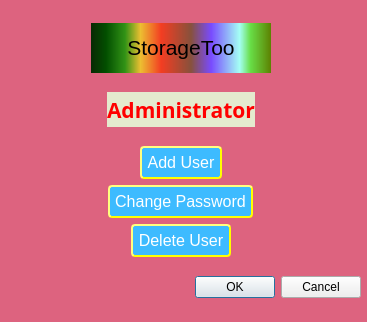
<?xml version="1.0" encoding="UTF-8"?>
<ui version="4.0">
 <class>dlgAdmin</class>
 <widget class="QDialog" name="dlgAdmin">
  <property name="geometry">
   <rect>
    <x>0</x>
    <y>0</y>
    <width>367</width>
    <height>322</height>
   </rect>
  </property>
  <property name="windowTitle">
   <string>Dialog</string>
  </property>
  <property name="styleSheet">
   <string notr="true">#dlgAdmin {background-color: rgb(221, 99, 127)}</string>
  </property>
  <widget class="QWidget" name="verticalLayoutWidget_2">
   <property name="geometry">
    <rect>
     <x>0</x>
     <y>10</y>
     <width>361</width>
     <height>301</height>
    </rect>
   </property>
   <layout class="QVBoxLayout" name="verticalLayout_2">
    <item>
     <layout class="QHBoxLayout" name="horizontalLayout_4">
      <item>
       <spacer name="horizontalSpacer_8">
        <property name="orientation">
         <enum>Qt::Orientation::Horizontal</enum>
        </property>
        <property name="sizeHint" stdset="0">
         <size>
          <width>40</width>
          <height>20</height>
         </size>
        </property>
       </spacer>
      </item>
      <item>
       <widget class="QLabel" name="lblTitle">
        <property name="minimumSize">
         <size>
          <width>180</width>
          <height>0</height>
         </size>
        </property>
        <property name="maximumSize">
         <size>
          <width>16777215</width>
          <height>50</height>
         </size>
        </property>
        <property name="styleSheet">
         <string notr="true">#lblTitle {background-color: qlineargradient(spread:pad, x1:0, y1:0, x2:1, y2:0, stop:0 rgba(9, 41, 4, 255), stop:0.085 rgba(2, 79, 0, 255), stop:0.19 rgba(50, 147, 22, 255), stop:0.275 rgba(236, 191, 49, 255), stop:0.39 rgba(243, 61, 34, 255), stop:0.555 rgba(135, 81, 60, 255), stop:0.667 rgba(121, 75, 255, 255), stop:0.825 rgba(164, 255, 244, 255), stop:0.885 rgba(104, 222, 71, 255), stop:1 rgba(93, 128, 0, 255))}</string>
        </property>
        <property name="text">
         <string>&lt;html&gt;&lt;head/&gt;&lt;body&gt;&lt;p&gt;&lt;span style=&quot; font-size:16pt;&quot;&gt;StorageToo&lt;/span&gt;&lt;/p&gt;&lt;/body&gt;&lt;/html&gt;</string>
        </property>
        <property name="alignment">
         <set>Qt::AlignmentFlag::AlignCenter</set>
        </property>
       </widget>
      </item>
      <item>
       <spacer name="horizontalSpacer_7">
        <property name="orientation">
         <enum>Qt::Orientation::Horizontal</enum>
        </property>
        <property name="sizeHint" stdset="0">
         <size>
          <width>40</width>
          <height>20</height>
         </size>
        </property>
       </spacer>
      </item>
     </layout>
    </item>
    <item>
     <layout class="QHBoxLayout" name="horizontalLayout_5">
      <item>
       <spacer name="horizontalSpacer_10">
        <property name="orientation">
         <enum>Qt::Orientation::Horizontal</enum>
        </property>
        <property name="sizeHint" stdset="0">
         <size>
          <width>40</width>
          <height>20</height>
         </size>
        </property>
       </spacer>
      </item>
      <item>
       <widget class="QLabel" name="labelAdmin">
        <property name="minimumSize">
         <size>
          <width>0</width>
          <height>0</height>
         </size>
        </property>
        <property name="maximumSize">
         <size>
          <width>16777215</width>
          <height>35</height>
         </size>
        </property>
        <property name="font">
         <font>
          <family>Script MT</family>
          <pointsize>16</pointsize>
          <bold>true</bold>
         </font>
        </property>
        <property name="styleSheet">
         <string notr="true">#labelAdmin {color : red; background-color: rgb(228, 234, 206)}</string>
        </property>
        <property name="text">
         <string>Administrator</string>
        </property>
       </widget>
      </item>
      <item>
       <spacer name="horizontalSpacer_9">
        <property name="orientation">
         <enum>Qt::Orientation::Horizontal</enum>
        </property>
        <property name="sizeHint" stdset="0">
         <size>
          <width>40</width>
          <height>20</height>
         </size>
        </property>
       </spacer>
      </item>
     </layout>
    </item>
    <item>
     <layout class="QHBoxLayout" name="horizontalLayout_6">
      <item>
       <spacer name="horizontalSpacer_12">
        <property name="orientation">
         <enum>Qt::Orientation::Horizontal</enum>
        </property>
        <property name="sizeHint" stdset="0">
         <size>
          <width>40</width>
          <height>20</height>
         </size>
        </property>
       </spacer>
      </item>
      <item>
       <layout class="QVBoxLayout" name="verticalLayout">
        <item>
         <layout class="QHBoxLayout" name="horizontalLayout">
          <item>
           <spacer name="horizontalSpacer">
            <property name="orientation">
             <enum>Qt::Orientation::Horizontal</enum>
            </property>
            <property name="sizeHint" stdset="0">
             <size>
              <width>40</width>
              <height>20</height>
             </size>
            </property>
           </spacer>
          </item>
          <item>
           <widget class="QPushButton" name="btnAddUser">
            <property name="font">
             <font>
              <pointsize>12</pointsize>
             </font>
            </property>
            <property name="styleSheet">
             <string notr="true">#btnAddUser {background-color:rgb(61, 187, 255);
color: white;
border-style:outset;
border-width:2px;
border-radius:4px;
border-color:rgb(255, 255, 0);
padding:5px;}</string>
            </property>
            <property name="text">
             <string>Add User</string>
            </property>
           </widget>
          </item>
          <item>
           <spacer name="horizontalSpacer_2">
            <property name="orientation">
             <enum>Qt::Orientation::Horizontal</enum>
            </property>
            <property name="sizeHint" stdset="0">
             <size>
              <width>40</width>
              <height>20</height>
             </size>
            </property>
           </spacer>
          </item>
         </layout>
        </item>
        <item>
         <layout class="QHBoxLayout" name="horizontalLayout_2">
          <item>
           <spacer name="horizontalSpacer_4">
            <property name="orientation">
             <enum>Qt::Orientation::Horizontal</enum>
            </property>
            <property name="sizeHint" stdset="0">
             <size>
              <width>40</width>
              <height>20</height>
             </size>
            </property>
           </spacer>
          </item>
          <item>
           <widget class="QPushButton" name="btnChangePassword">
            <property name="font">
             <font>
              <pointsize>12</pointsize>
             </font>
            </property>
            <property name="styleSheet">
             <string notr="true">#btnChangePassword {background-color:rgb(61, 187, 255);
color: white;
border-style:outset;
border-width:2px;
border-radius:4px;
border-color:rgb(255, 255, 0);
padding:5px;}</string>
            </property>
            <property name="text">
             <string>Change Password</string>
            </property>
           </widget>
          </item>
          <item>
           <spacer name="horizontalSpacer_3">
            <property name="orientation">
             <enum>Qt::Orientation::Horizontal</enum>
            </property>
            <property name="sizeHint" stdset="0">
             <size>
              <width>40</width>
              <height>20</height>
             </size>
            </property>
           </spacer>
          </item>
         </layout>
        </item>
        <item>
         <layout class="QHBoxLayout" name="horizontalLayout_3">
          <item>
           <spacer name="horizontalSpacer_6">
            <property name="orientation">
             <enum>Qt::Orientation::Horizontal</enum>
            </property>
            <property name="sizeHint" stdset="0">
             <size>
              <width>40</width>
              <height>20</height>
             </size>
            </property>
           </spacer>
          </item>
          <item>
           <widget class="QPushButton" name="btnOops">
            <property name="font">
             <font>
              <pointsize>12</pointsize>
             </font>
            </property>
            <property name="styleSheet">
             <string notr="true">#btnOops {background-color:rgb(61, 187, 255);
color: white;
border-style:outset;
border-width:2px;
border-radius:4px;
border-color:rgb(255, 255, 0);
padding:5px;}</string>
            </property>
            <property name="text">
             <string>Delete User</string>
            </property>
           </widget>
          </item>
          <item>
           <spacer name="horizontalSpacer_5">
            <property name="orientation">
             <enum>Qt::Orientation::Horizontal</enum>
            </property>
            <property name="sizeHint" stdset="0">
             <size>
              <width>40</width>
              <height>20</height>
             </size>
            </property>
           </spacer>
          </item>
         </layout>
        </item>
       </layout>
      </item>
      <item>
       <spacer name="horizontalSpacer_11">
        <property name="orientation">
         <enum>Qt::Orientation::Horizontal</enum>
        </property>
        <property name="sizeHint" stdset="0">
         <size>
          <width>40</width>
          <height>20</height>
         </size>
        </property>
       </spacer>
      </item>
     </layout>
    </item>
    <item>
     <widget class="QDialogButtonBox" name="buttonBox">
      <property name="orientation">
       <enum>Qt::Orientation::Horizontal</enum>
      </property>
      <property name="standardButtons">
       <set>QDialogButtonBox::StandardButton::Cancel|QDialogButtonBox::StandardButton::Ok</set>
      </property>
     </widget>
    </item>
   </layout>
  </widget>
 </widget>
 <resources>
  <include location="admin.qrc"/>
 </resources>
 <connections>
  <connection>
   <sender>buttonBox</sender>
   <signal>accepted()</signal>
   <receiver>dlgAdmin</receiver>
   <slot>accept()</slot>
   <hints>
    <hint type="sourcelabel">
     <x>248</x>
     <y>254</y>
    </hint>
    <hint type="destinationlabel">
     <x>157</x>
     <y>274</y>
    </hint>
   </hints>
  </connection>
  <connection>
   <sender>buttonBox</sender>
   <signal>rejected()</signal>
   <receiver>dlgAdmin</receiver>
   <slot>reject()</slot>
   <hints>
    <hint type="sourcelabel">
     <x>316</x>
     <y>260</y>
    </hint>
    <hint type="destinationlabel">
     <x>286</x>
     <y>274</y>
    </hint>
   </hints>
  </connection>
 </connections>
</ui>
